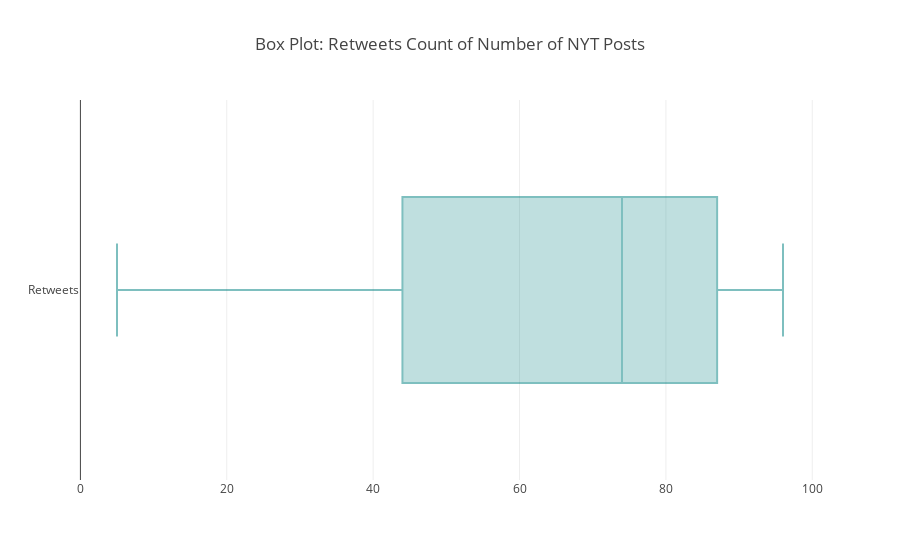

Notebook code for this chart:
### Code cell
import plotly as py
import plotly.graph_objs as go
py.offline.init_notebook_mode(connected=True)

data = [go.Box(x=df2.retweet_count, 
                     marker=dict(color = 'rgb(0, 128, 128)'), name = 'Retweets',
                     opacity=0.5)]

layout = go.Layout(
    title='Box Plot: Retweets Count of Number of NYT Posts ')



py.offline.iplot(go.Figure(data=data, layout=layout))

### Figure 1 — Plotly figure (JSON) as saved in the notebook; plotly's stock layout.template omitted (floating-point values rounded to 4 significant figures; data arrays with more than 128 entries replaced by an {"elided": "..."} marker saying what was removed)
{"data": [{"marker": {"color": "rgb(0, 128, 128)"}, "name": "Retweets", "opacity": 0.5, "type": "box", "uid": "64e883d0-3e8a-11e9-a756-f21898649618", "x": {"elided": "2434 int values"}}], "layout": {"title": "Box Plot: Retweets Count of Number of NYT Posts "}}
